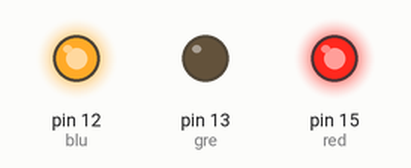
Simulated run of this sketch. Board: Arduino Uno, built with avr-gcc and run on an emulated ATmega328P. On the bench: output pins drawn as LEDs (lit = HIGH).

Above: at 0.1 s.
Timing chart, 0 to 1.6 s (numbered marks = the images above):
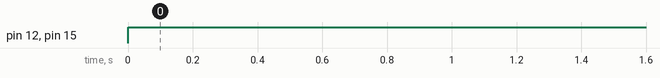

Measured:
- by itself, pin 12 (blu), pin 15 (red): LOW → HIGH at 0.00 s

The sketch:

LEDka_RGB_mix.ino
```cpp
  #define red 15 //D8
  #define gre 13 //D7
  #define blu 12 //D6

  int prodleva = 1500; //prodleva sekunda a půl

void setup() {

  pinMode(red, OUTPUT);
  pinMode(gre, OUTPUT);
  pinMode(blu, OUTPUT);
}

void loop() {

  //fialová - #8b00ff - (139; 0; 255)
  analogWrite(red,556);
  analogWrite(gre, 0);
  analogWrite(blu, 1020);
  delay(prodleva);

}
```
